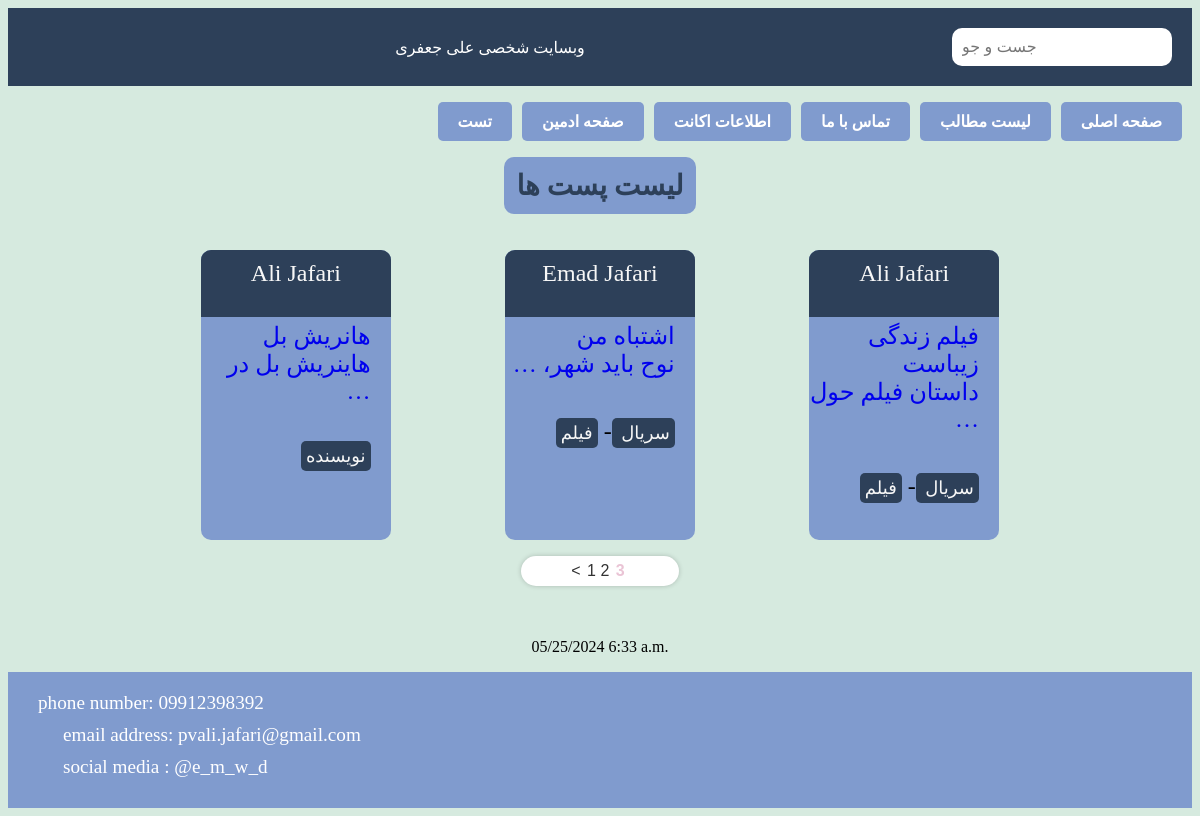
The page /post-list/?page=3 on the database its author committed.
### blog/models.py (models this page shows, shortened)
class Post(models.Model):
    STATUS_CHOICES = (
        ('published', 'Published'),
        ('draft', 'Draft')
    )
    status = models.CharField(max_length=10, choices=STATUS_CHOICES, default='draft')
    titles = models.CharField(max_length=250)
    slug = models.SlugField(max_length=250, unique_for_date='publish')
    author = models.ForeignKey(User, on_delete=models.CASCADE, related_name='blog_post')
    body = models.TextField()
    publish = models.DateTimeField(default=timezone.now)
    created = models.DateTimeField(auto_now_add=True)
    updated = models.DateTimeField(auto_now=True)
    objects = models.Manager()
    published = PublishedManager()
    tags = TaggableManager()
    def get_absolute_url(self):
        return reverse('blog:post-detail', args=[self.slug, self.id])
    class Meta:
        ordering = ('-publish',)

### blog/views.py (the view)
# urls.py: path('post-list/', views.post_list, name='post-list'),
def post_list(request, tag_slug=None):
    posts = Post.published.all()
    tag = None
    if tag_slug:
        tag = Tag.objects.get(slug=tag_slug)
        posts = posts.filter(tags__in=[tag])
    paginator = Paginator(posts, 3)
    page = request.GET.get('page')
    try:
        posts = paginator.page(page)
    except PageNotAnInteger:
        posts = paginator.page(1)
    except EmptyPage:
        posts = paginator.page(paginator.num_pages)
    context = {
        'posts': posts,
        'page': page,
        'tag': tag
    }
    return render(request, 'blog/post/list.html', context)

### blog/models.py (called while the page is built)
    def get_queryset(self):
        return super(PublishedManager, self).get_queryset().filter(status='published')

### blog/templates/blog/post/list.html (shortened to what this page needs)
{% extends 'blog/Parrent/base.html' %}
{% load static %}
{% block head %}
    <link rel="stylesheet" href="{% static "css/Posts/post-list.css" %}">
{% endblock %}
{% block content %}
    <h1>لیست پست ها</h1>
    <div class="pl-items">
        {% for post in posts %}
            <span class="pl__sp">
              <a href={{ post.get_absolute_url }}>
                  <div class="pl-content">
                          <div class="pl__content-header">
                              <p class="pl-primery">
                            {{ post.author.first_name }} {{ post.author.last_name  }}
                            </p>
                          </div>
                          <div class="pl__body">
                              <p>
                              {{ post.titles }}
                              </p>
                            <p class="pl__body-p">
                            {{ post.body | truncatewords:3 }}
                            </p>
                          <p>
                              {% for tag in post.tags.all %}
                                  <a  class="tag" href="{% url "blog:post-list-tag" tag.slug %}">
                                  {{ tag.name }}
                                  </a>
                                  {% if not forloop.last %}
                                     -
                                  {% endif %}
                              {% endfor %}
</p>
                          </div>
                  </div>
            </span>
        {% endfor %}
    </div>
    {% include 'blog/partial/pagination.html' with page=posts %}
    <div class="Clock">
        {% now "SHORT_DATETIME_FORMAT" %}
    </div>
{% endblock %}

### blog/static/css/Posts/post-list.css (style rules this page uses)
body * { margin: 0; padding: 0; box-sizing: content-box; }
p { margin: 0; padding: 0; text-decoration: none; }
h1 { align-self: center; font-size: 28px; background-color: #809bce; padding: 12px; border-radius: 10px; color: #2d4059; text-align: right; box-sizing: content-box; width: fit-content; }
a { text-decoration: none; }
.pl-items { width: 80%; display: flex; align-self: center; gap: 40px; flex-wrap: nowrap; justify-content: space-evenly; align-items: stretch; }
.pl__sp { width: 20%; min-height: 30vh; }
.pl-content { background: #809bce; color: #000; display: flex; text-align: right; flex-direction: column; gap: 25px; height: 100%; width: 100%; border-radius: 10px; padding-bottom: 20px; direction: rtl; font-size: 24px; flex-wrap: nowrap; }
.pl__content-header { width: 100%; text-align: center; }
.pl-primery { color: #f7f7f7; height: 100%; width: 100%; margin: 0; background-color: #2d4059; padding: 10px 0 10px; border-top-right-radius: 10px; border-top-left-radius: 10px; }
.pl__body { display: flex; flex-direction: column; padding-right: 20px; gap: 40px; justify-content: space-around; }
.tag { width: 100%; height: 100%; padding: 5px; background-color: #2d4059; font-size: 18px; color: #f7f7f7; border-radius: 5px; margin-top: 20px; }
.Clock { margin: auto; min-width: 100px; }

### blog/static/css/base.css (style rules this page uses)
body { display: flex; flex-direction: column; justify-content: space-between; height: 100%; gap: 1rem; flex-wrap: nowrap; align-items: stretch; background-color: #d6eadf; }

### blog/templates/blog/Parrent/base.html (style rules this page uses)
a { text-decoration: none; }

### rows shown on the page
Post: author.first_name "Ali", author.last_name "Jafari", titles "هانریش بل", body "هاینریش بل در …"
Tag: name "نویسنده"
Post: author.first_name "Emad", author.last_name "Jafari", titles "اشتباه من", body "نوح باید شهر، …"
Tag: name "سریال"
Tag: name "فیلم"
Post: author.first_name "Ali", author.last_name "Jafari", titles "فیلم زندگی زیباست", body "داستان فیلم حول …"

### other values the page prints
{{ i }} "1" "2"
{{ i }} "3"
